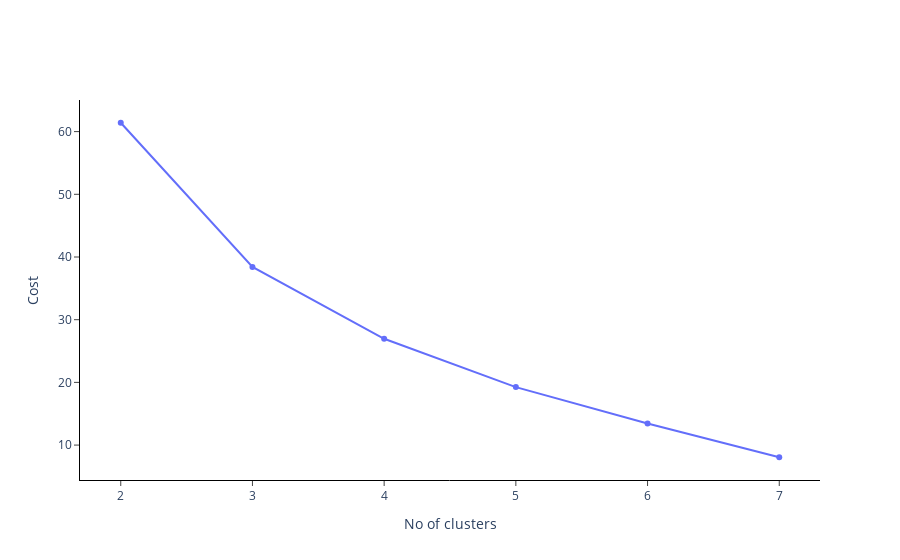

Here is the notebook cell this chart was saved with:
### Code cell
# model_3 = KPrototypes(n_clusters=3, init='Huang', random_state=42, n_jobs=-1)
# model_3.fit_predict(smart_array, categorical=categorical_index)
# print(model_3.cost_)#new column for cluster labels associated with each subject
# X['labels3'] = model_3.labels_
from chart_studio import plotly
import plotly.graph_objs as go
from kmodes.kprototypes import KPrototypes

#Actual clustering
# kproto = KPrototypes(n_clusters= 4, init='Cao', random_state=42,n_jobs = -1)
# clusters = kproto.fit_predict(kprot_data, categorical=categorical)

# # #Prints the count of each cluster group
# print(pd.Series(clusters).value_counts())

# #OPTIONAL: Elbow plot with cost (will take a LONG time)
costs = []
n_clusters = []
clusters_assigned = []

for i in range(2, 8):
    try:
        kproto = KPrototypes(n_clusters= i, init='Cao', verbose=2)
        clusters = kproto.fit_predict(kprot_data, categorical=categorical)
        costs.append(kproto.cost_)
        n_clusters.append(i)
        clusters_assigned.append(clusters)
    except Exception as e:
        print(e)
        print(f"Can't cluster with {i} clusters")
        
fig = go.Figure(data=go.Scatter(x=n_clusters, y=costs ))
fig.update_layout( plot_bgcolor='white' )
fig.update_xaxes( title_text='No of clusters',mirror=False, ticks='outside', showline=True, linecolor='black')
fig.update_yaxes( title_text='Cost',mirror=False, ticks='outside', showline=True, linecolor='black')
fig.write_image('test_kprototypes_elbowNoNone_ALLVAR_elbow_1000dpi.pdf',scale=2)
fig.show()

### Figure 1 — Plotly figure (JSON) as saved in the notebook; plotly's stock layout.template omitted (floating-point values rounded to 4 significant figures)
{"data": [{"type": "scatter", "x": [2, 3, 4, 5, 6, 7], "y": [61.41, 38.42, 26.95, 19.25, 13.45, 8.059]}], "layout": {"plot_bgcolor": "white", "xaxis": {"linecolor": "black", "mirror": false, "showline": true, "ticks": "outside", "title": {"text": "No of clusters"}}, "yaxis": {"linecolor": "black", "mirror": false, "showline": true, "ticks": "outside", "title": {"text": "Cost"}}}}
